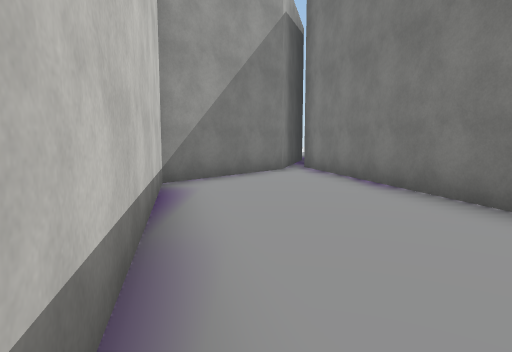
View 1 (above)

22 first-person views from a walk through a scene from a Unity 3-D project. The camera is 1.5 m above the floor, tilts 6° down and sees 75° across. The floor is counted in squares, 2 m on a side. Each view is taken from the middle of a square. On the plan, view 1 faces up. The plan holds only what a view shows up to about 11 squares ahead; the rest is blank. The place goes on beyond the plan. The player is left out. Some surface patterns are stand-ins.

View 2
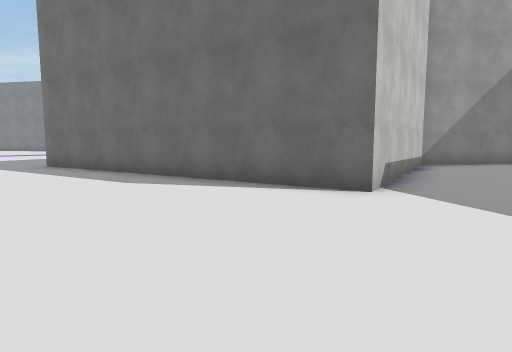

View 3
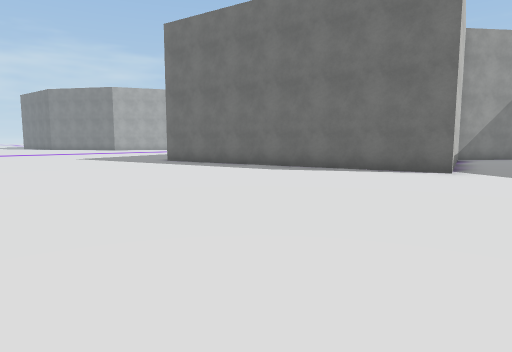

View 4
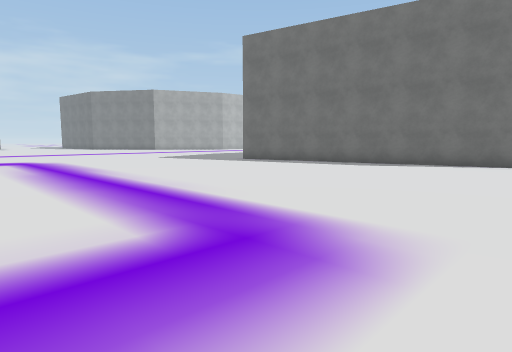

View 5
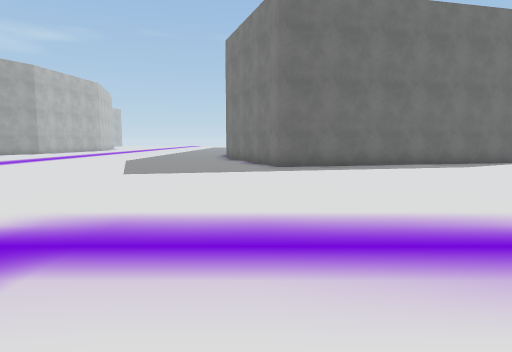

View 6
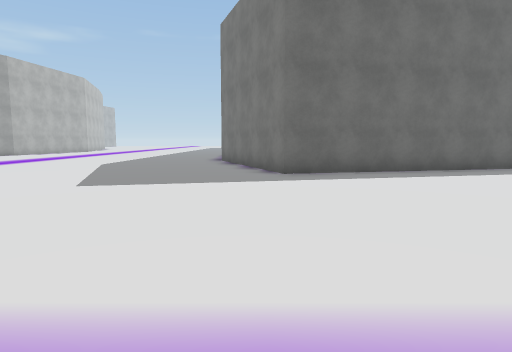

View 7
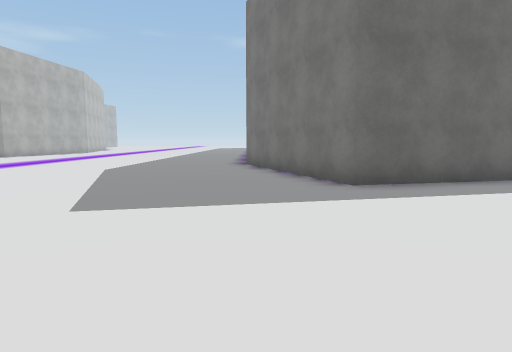

View 8
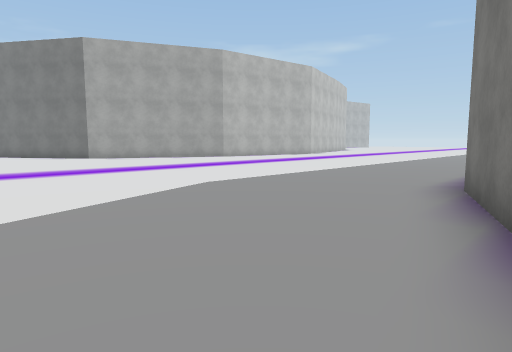

View 9
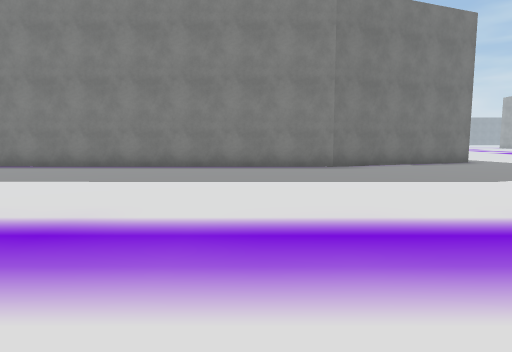

View 10
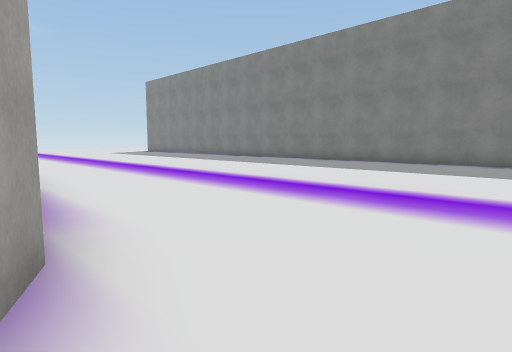

View 11
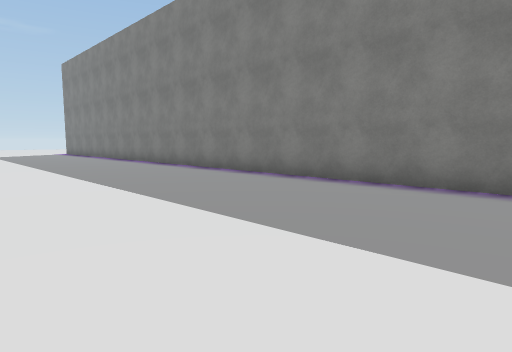

View 12
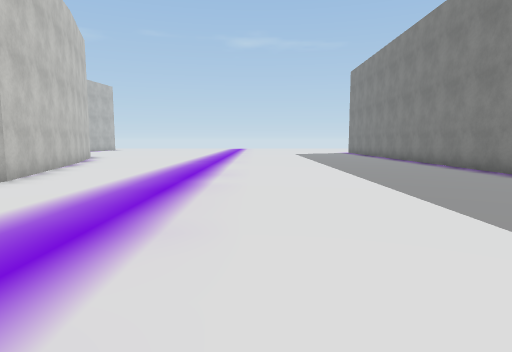

View 13
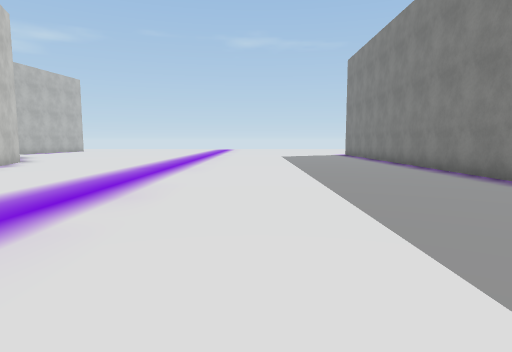

View 14
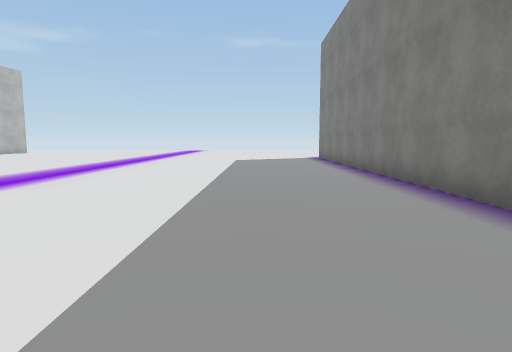

View 15
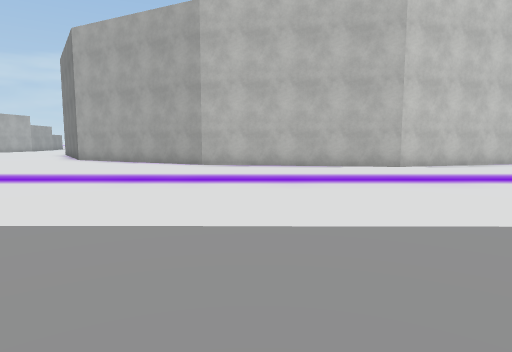

View 16
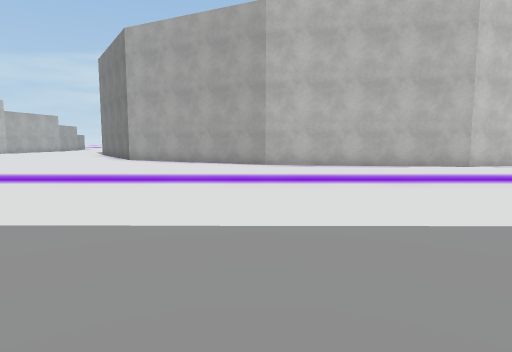

View 17
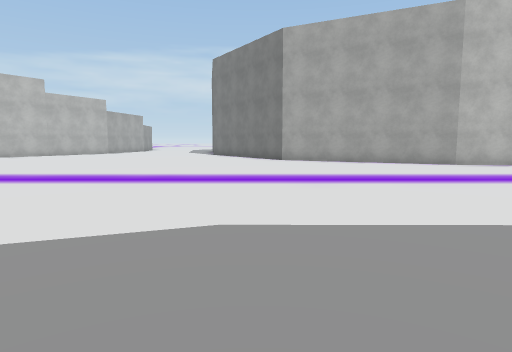

View 18
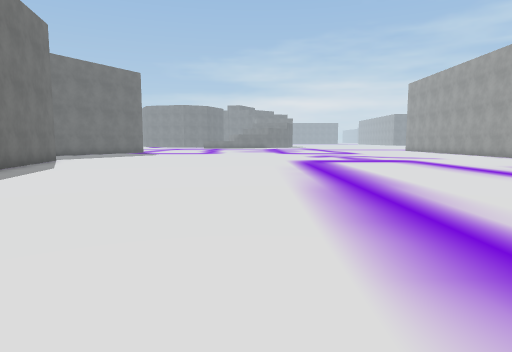

View 19
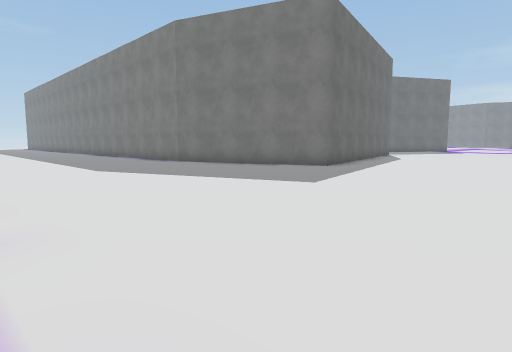

View 20
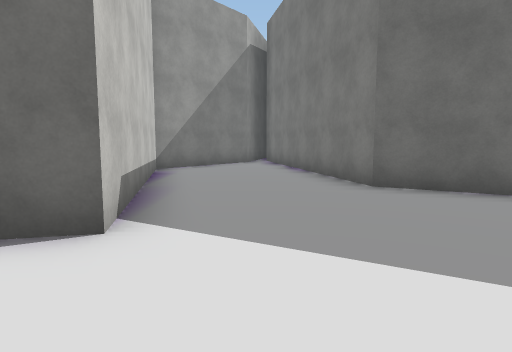

View 21
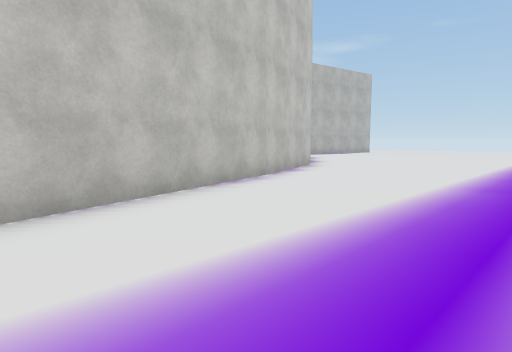

View 22
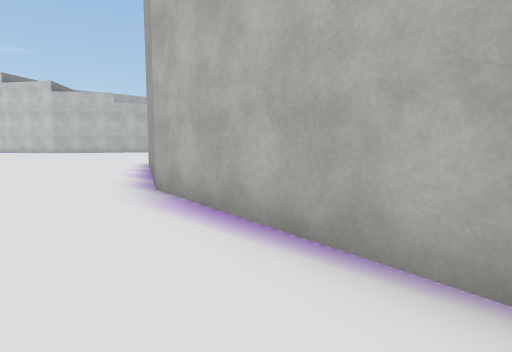

### Floor plan
Points are (right, up) in squares from view 1. A wall is a line through its corners. A room is listed if a view was taken in it or the views show most of it. See-through windows are left out.
Room 1 (views 1, 2, 3, 4, 5, 6, 7, 8, 9, 10, 11, 12, 13, 14, 15, 16, 17, 18, 19, 20, 21, 22)
walls: (3.5, 2.1) (2.9, 2.5) (1.4, 9.7); (1.2, 10.9) (0.7, 8.9) (-1.7, 5.9) (-0.2, -0.4) (-9.4, -2.4) (-11.3, 2.8) (-11.2, 22.5); (-23.2, 18.9) (-21.6, 13.2) (-22.5, 7.3) (-23.5, 5.4)

Positions as (right, up) in squares from view 1, and headings:
1: (0, 0), facing up
2: (2, -5), facing up-left
3: (2, -9), facing up-left
4: (1, -12), facing up-left
5: (-10, -12), facing up
6: (-10, -10), facing up
7: (-11, -8), facing up
8: (-10, -3), facing up-left
9: (-21, 5), facing right
10: (-23, 5), facing up-right
11: (-17, 7), facing up-right
12: (-17, 7), facing up
13: (-16, 10), facing up
14: (-14, 13), facing up
15: (-12, 9), facing left
16: (-12, 7), facing left
17: (-12, 1), facing left
18: (-13, -8), facing right
19: (-18, -8), facing up-right
20: (1, -3), facing up
21: (-18, 13), facing up-left
22: (-20, 12), facing down-left
